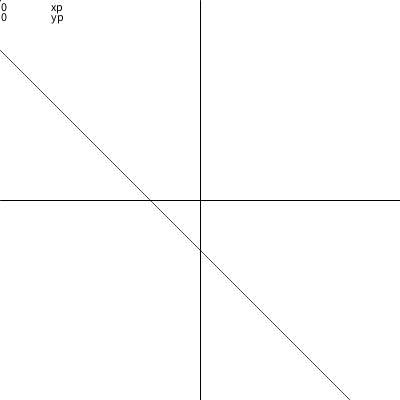
Frame 1 (no input)
Frame 60 (the mouse pressed at the canvas centre just before this capture): identical to frame 1, image omitted
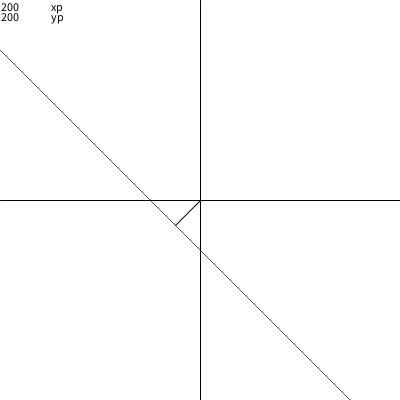
Frame 120 (the mouse held since frame 60 and released just before this capture)

The Processing sketch that drew these frames (run headless with seeded random() and noise(); from frame 60 on, the mouse is pressed at the canvas centre):

// Processing sketch: sketch_141215a
// ── sketch_141215a.pde
void setup(){
 size(400, 400);
}

float a = 1;
float b = 50;

void draw(){
  background(255); 
  translate(width/2, height/2);
  
  line(-width/2, 0, width/2, 0);
  line(0, -height/2, 0, height/2);

  for(int x = -width/2; x < width/2; x++)
  {
    float y = a*x + b;
    point(x, y); 
  }
  //point(sx, sy);
  //  line(sx, sy, ex, ey);
  
 float px = mouseX-width/2;
 float py = mouseY-height/2;
  
 float qx = (px + a*py - a*b) / (1 + a*a);
 float qy = a*qx + b;
  
  line(px, py, qx, qy);
  
  fill(0);
  text(mouseX, -width/2, -height/2 + 10);
  text("xp", -width/2 + 50, -height/2 + 10);
  text(mouseY, -width/2, -height/2 + 20);
  text("yp", -width/2 + 50, -height/2 + 20);
}
